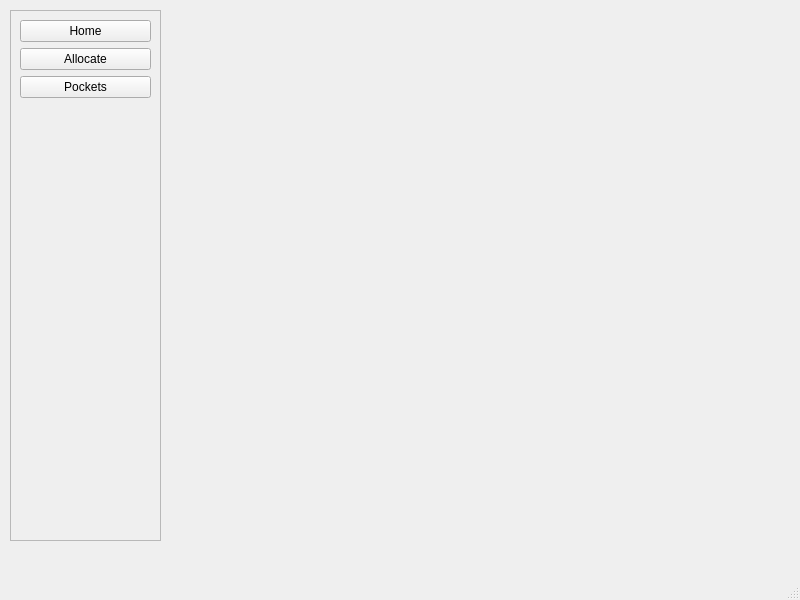
<?xml version="1.0" encoding="UTF-8"?>
<ui version="4.0">
 <class>MainWindow</class>
 <widget class="QMainWindow" name="MainWindow">
  <property name="geometry">
   <rect>
    <x>0</x>
    <y>0</y>
    <width>800</width>
    <height>600</height>
   </rect>
  </property>
  <property name="windowTitle">
   <string>MainWindow</string>
  </property>
  <widget class="QWidget" name="centralwidget">
   <widget class="QFrame" name="frame">
    <property name="geometry">
     <rect>
      <x>10</x>
      <y>10</y>
      <width>151</width>
      <height>531</height>
     </rect>
    </property>
    <property name="frameShape">
     <enum>QFrame::Shape::StyledPanel</enum>
    </property>
    <property name="frameShadow">
     <enum>QFrame::Shadow::Raised</enum>
    </property>
    <layout class="QVBoxLayout" name="verticalLayout">
     <item>
      <widget class="QPushButton" name="homeButton">
       <property name="text">
        <string>Home</string>
       </property>
       <property name="checked">
        <bool>false</bool>
       </property>
      </widget>
     </item>
     <item>
      <widget class="QPushButton" name="allocateButton">
       <property name="text">
        <string>Allocate</string>
       </property>
      </widget>
     </item>
     <item>
      <widget class="QPushButton" name="pocketsButton">
       <property name="text">
        <string>Pockets</string>
       </property>
      </widget>
     </item>
     <item>
      <spacer name="verticalSpacer">
       <property name="orientation">
        <enum>Qt::Orientation::Vertical</enum>
       </property>
       <property name="sizeHint" stdset="0">
        <size>
         <width>20</width>
         <height>366</height>
        </size>
       </property>
      </spacer>
     </item>
    </layout>
   </widget>
   <widget class="QStackedWidget" name="stackedWidget">
    <property name="geometry">
     <rect>
      <x>180</x>
      <y>10</y>
      <width>561</width>
      <height>511</height>
     </rect>
    </property>
   </widget>
  </widget>
  <widget class="QMenuBar" name="menubar">
   <property name="geometry">
    <rect>
     <x>0</x>
     <y>0</y>
     <width>800</width>
     <height>33</height>
    </rect>
   </property>
  </widget>
  <widget class="QStatusBar" name="statusbar"/>
 </widget>
 <resources/>
 <connections/>
</ui>
